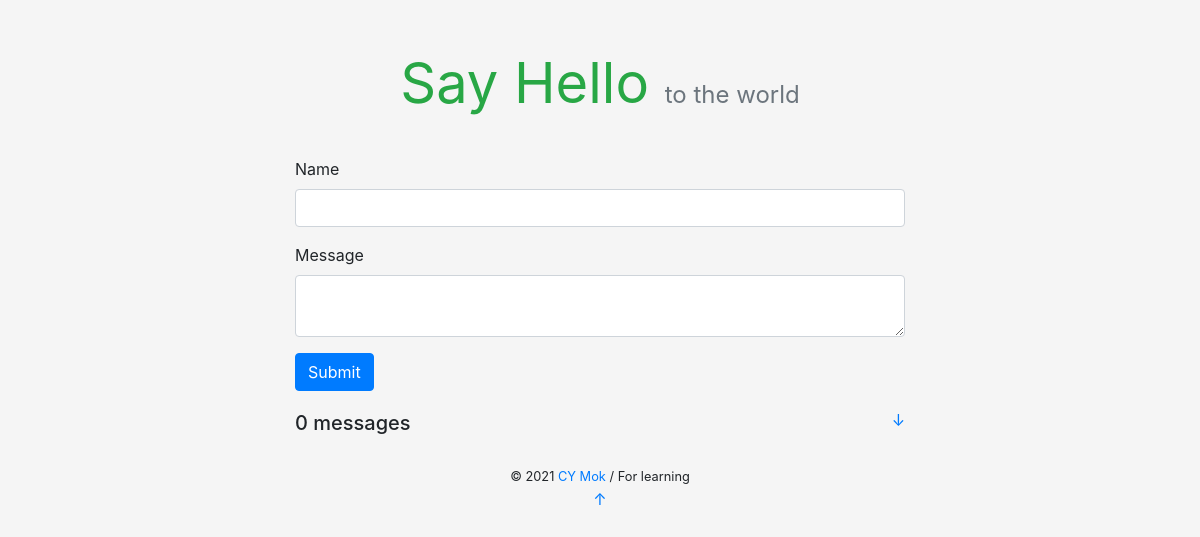
Before: / with the older database file.
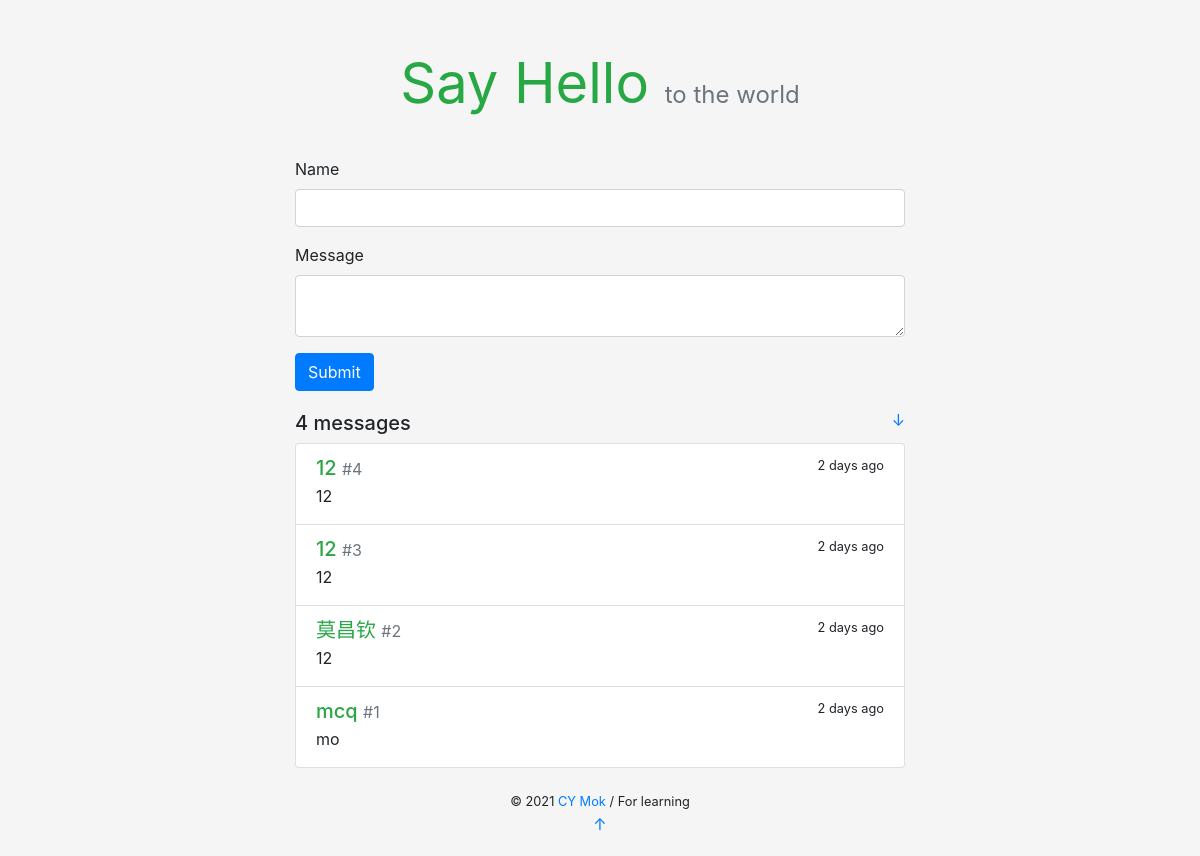
After: the same page with the newer database file.
### sayhello/models.py (models this page shows)
class Message(db.Model):
    id = db.Column(db.Integer, primary_key=True)
    body = db.Column(db.String(200))
    name = db.Column(db.String(20))
    timestamp = db.Column(db.DateTime, default=datetime.utcnow, index=True)

### sayhello/views.py (the view, shortened to what this page needs)
@app.route("/", methods=["GET", "POST"])
def index():
    form = HelloForm()
    messages = Message.query.order_by(Message.timestamp.desc()).all()
    return render_template("index.html", form=form, messages=messages)

### sayhello/forms.py
class HelloForm(FlaskForm):
    name = StringField("Name", validators=[DataRequired(), Length(1, 20)])
    body = TextAreaField("Message", validators=[DataRequired(), Length(1, 200)])
    submit = SubmitField()

### sayhello/templates/index.html
{% extends 'base.html' %}
{% from 'bootstrap/form.html' import render_form %}
{% block content %}
    <div class="hello-form">
        {{ render_form(form, action=request.full_path) }}
    </div>
    <h5>{{ messages|length }} messages
        <small class="float-right">
            <a href="#bottom" title="Go Bottom">&darr;</a>
        </small>
    </h5>
    <div class="list-group">
        {% for message in messages %}
            <a class="list-group-item list-group-item-action flex-column">
                <div class="d-flex w-100 justify-content-between">
                    <h5 class="mb-1 text-success">{{ message.name }}
                        <small class="text-muted"> #{{ loop.revindex }}</small>
                    </h5>
                    <small data-toggle="tooltip" data-placement="top"
                           data-timestamp="{{ message.timestamp.strftime('%Y-%m-%dT%H:%M:%SZ') }}"
                           data-delay="500">
                        {{ moment(message.timestamp).fromNow(refresh=True) }}
                    </small>
                </div>
                <p class="mb-1">{{ message.body }}</p>
            </a>
        {% endfor %}
    </div>
{% endblock %}

### sayhello/templates/base.html (shortened to what this page needs)
<!DOCTYPE html>
<html lang="en">
<head>
    <link rel="stylesheet" href="{{ url_for('static', filename='css/bootstrap.min.css') }}" type="text/css">
    <link rel="stylesheet" href="{{ url_for('static', filename='css/style.css') }}" type="text/css">
</head>
<body>
<main class="container">
    <header>
        <h1 class="text-center display-4">
            <a href="{{ url_for('index') }}" class="text-success"><strong>Say Hello</strong></a>
            <small class="text-muted sub-title">to the world</small>
        </h1>
    </header>
    {% block content %}{% endblock %}
    <footer class="text-center">
        {% block footer %}
            <small> &copy; 2021 <a href="http://greyli.com" title="Copy by CY Mok">CY Mok</a> / For learning
            </small>
            <p><a id="bottom" href="#" title="Go Top">&uarr;</a></p>
        {% endblock %}
    </footer>
</main>
</body>
</html>

### sayhello/static/css/style.css (style rules this page uses)
body { background-color: rgb(245, 245, 245) !important; }
p { overflow-wrap: break-word; word-wrap: break-word; }
.container { max-width: 640px !important; }
.hello-form { margin-bottom: 20px; }
header { margin: 50px 0 40px 0; }
header h1 { font-size: 60px; font-weight: bold; }
.sub-title { font-size: 24px; }
header a { text-decoration: none !important; }
footer { margin: 20px; }

Changed rows visible on the page:
added Message: name "12", timestamp "2 days ago", body "12"
added Message: name "12", timestamp "2 days ago", body "12"
added Message: name "莫昌钦", timestamp "2 days ago", body "12"
added Message: name "mcq", timestamp "2 days ago", body "mo"
Other visible differences:
{{ messages|length }}: "0" → "4"
